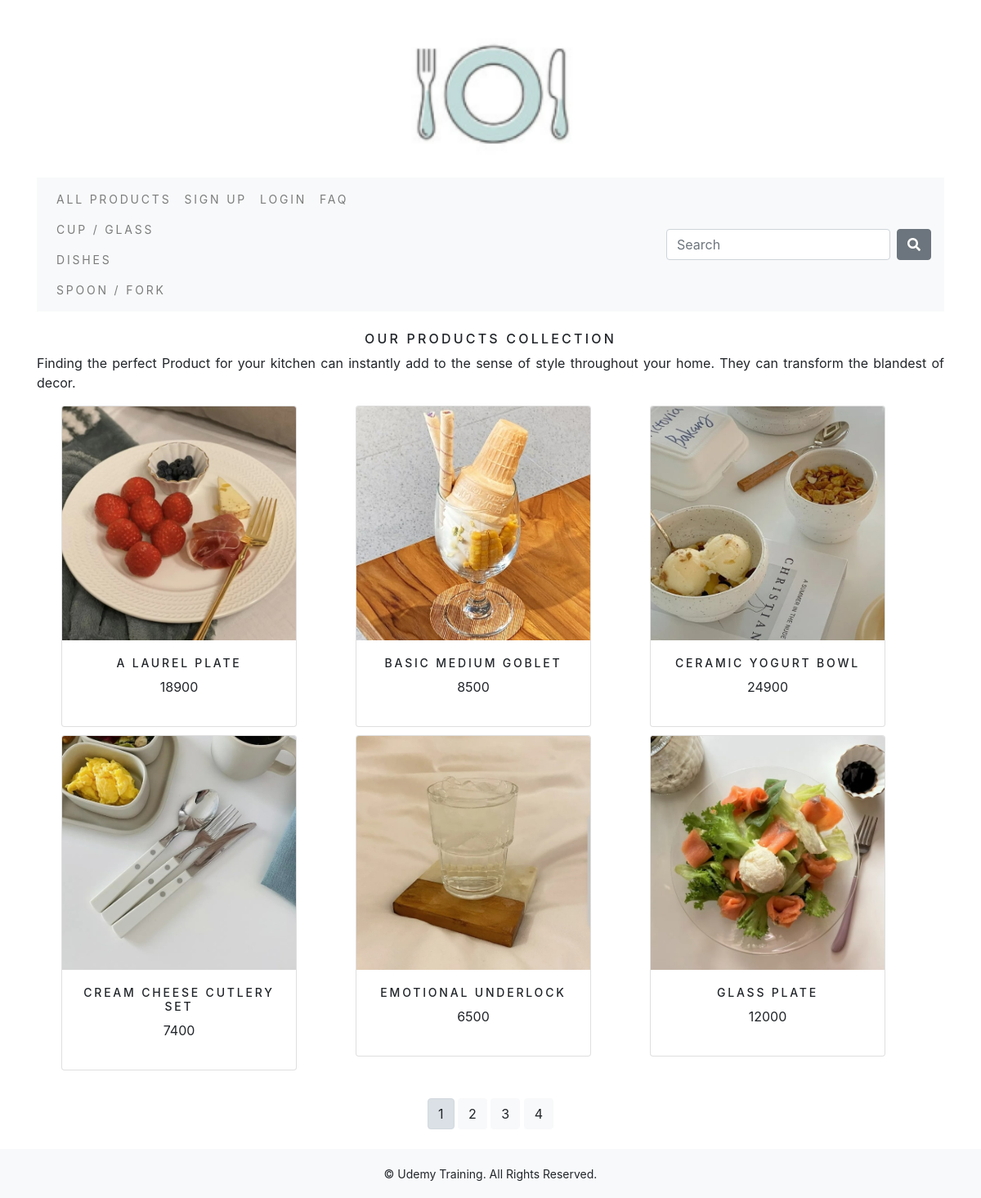
The app's page /shop/ with its own data.
### shop/models.py (models this page shows, shortened)
class Category(models.Model) :
    name = models.CharField(max_length=250, unique=True)
    slug = models.SlugField(max_length=250, unique=True)
    class Meta :
        ordering = ('name',)
        verbose_name = 'category'
        verbose_name_plural = 'categories'
    def get_url(self) :
        return reverse('shop:products_by_category', args = [self.slug])

class Product(models.Model) :
    name = models.CharField(max_length=250, unique=True)
    slug = models.SlugField(max_length=250, unique=True)
    description = models.TextField(blank = True)
    category = models.ForeignKey(Category, on_delete = models.CASCADE)
    price = models.DecimalField(max_digits=10, decimal_places=0)
    image = models.ImageField(upload_to = 'product', blank = True)
    class Meta :
        ordering = ('name',)
        verbose_name = 'product'
        verbose_name_plural = 'products'
    def get_url(self) :
        return reverse('shop:ProdCatDetail', args = [self.category.slug, self.slug])

### shop/views.py (the view)
# urls.py: path('', views.allProdCat, name = 'allProdCat'),
def allProdCat(request, c_slug = None) :
    c_page = None;
    products_list = None;
    if c_slug != None :
        c_page = get_object_or_404(Category, slug = c_slug)
        products_list = Product.objects.filter(category = c_page)
    else :
        products_list = Product.objects.all()
    paginator = Paginator(products_list, 6)
    try :
        page = int(request.GET.get('page', 1))
    except :
        page = 1
    try :
        products = paginator.page(page)
    except(EmptyPage, InvalidPage) :
        produxts = paginator.page(paginator.num_pages)
    return render(request, 'shop/category.html', {'category' : c_page, 'products' : products})

### cart/context_processors.py (called while the page is built)
def counter(request) :
    item_count = 0
    if 'admin' in request.path :
        return {}
    else :
        try :
            cart = Cart.objects.filter(cart_id = _cart_id(request))
            cart_items = CartItem.objects.all().filter(cart=cart[:1])
            for cart_item in cart_items :
                item_count += cart_item.quantity
        except Cart.DoesNotExist :
            item_count = 0
    return dict(item_count = item_count)

### cart/views.py (called while the page is built)
def _cart_id(request) :
    cart = request.session.session_key
    if not cart :
        cart = request.session.create()
    return cart

### shop/context_processors.py (called while the page is built)
def menu_links(request) :
    links = Category.objects.all()
    return dict(links = links)

### templates/shop/category.html (shortened to what this page needs)
{% extends "base.html" %}
{% load static %}
{% block metadescription %}
    Welcome to the PLATE-STUDIO where you can buy awesome items.
{% endblock %}
{% block content %}
    <div>
        <div>
            <h1 class="text-center my_title">Our Products Collection</h1>
            <p class="text-justify">Finding the perfect Product for your kitchen can instantly add to the sense of style throughout your home.
                They can transform the blandest of decor.</p>
        </div>
    </div>
    <div class="container">
        <div class="row mx-auto">
            {% for product in products.object_list %}
            <div class="my_bottom_margin col-9 col-sm-6 col-md-4 col-lg-4">
                <div class="card text-center" style="width: 18rem;">
                    <a href = "{{product.get_url}}"><img class="card-img-top my_image" src = "{{product.image.url}}" alt = "{{product.name}}"></a>
                    <div class="card-body">
                        <h4>{{product.name}}</h4>
                        <p>{{product.price}}</p>
                    </div>
                </div>
            </div>
            {% endfor %}
        </div>
        <div class="mx-auto">
            {% if products.paginator.num_pages > 1 %}
                <br>
                <div class="text-center">
                    {% for pg in products.paginator.page_range %}
                        <a href="?page={{pg}}" class="btn btn-light btn sm {% if products.number == pg %}active{% endif %}">{{pg}}</a>
                    {% endfor %}
                </div>
            {% endif %}
        </div>
        <br>
    </div>
{% endblock %}

### templates/navbar.html (shortened to what this page needs)
<nav class="navbar navbar-expand-lg navbar-light bg-light">
  <div class="collapse navbar-collapse" id="navbarSupportedContent">
    <ul class="navbar-nav mr-auto">
      <li class="nav-item">
        <a class="nav-link" href="{% url 'shop:allProdCat' %}">All Products</a>
        {% for cat in links %}
        <a class="nav-link" href="{{cat.get_url}}">{{cat.name}}</a>
        {% endfor %}
      </li>
      {% if not request.session.user %}
        <li class="nav-item">
          <a class="nav-link" href="{% url 'account:register' %}">Sign up</a>
        </li>
        <li class="nav-item">
          <a class="nav-link" href="{% url 'account:login' %}">Login</a>
        </li>
      {% else %}
        <li class="nav-item">
          <a class="nav-link" href="{% url 'account:logout' %}">Logout</a>
        </li>
      {% endif %}
      <li class="nav-item">
        <a class="nav-link" href = "{% url 'board:board_list' %}">FAQ</a>
      </li>
    </ul>
    <form class="form-inline my-2 my-lg-0" action="{% url 'search_app:searchResult' %}" method="get">
      <input class="form-control mr-sm-2" type="search" placeholder="Search" aria-label="Search" name = "q">
      <button class="btn btn-secondary my-2 my-sm-0" type="submit"><i class="fas fa-search"></i></button>
    </form>
  </div>
</nav>

### static/css/custom.css (style rules this page uses)
.nav-item { letter-spacing: .2em; font-size: 14px; text-transform: uppercase; }
.my_image { width: 100%; height: auto; }
.my_title { font-size: 16px; text-transform: uppercase; letter-spacing: .2em; }
.my_bottom_margin { margin-bottom: 10px; }
.card-body h4 { font-size: 14px; text-transform: uppercase; letter-spacing: .2em; }

### records on screen
Category: name "CUP / GLASS"
Category: name "DISHES"
Category: name "SPOON / FORK"
Product: image (picture), name "A LAUREL PLATE", price "18900"
Product: image (picture), name "BASIC MEDIUM GOBLET", price "8500"
Product: image (picture), name "CERAMIC YOGURT BOWL", price "24900"
Product: image (picture), name "CREAM CHEESE CUTLERY SET", price "7400"
Product: image (picture), name "EMOTIONAL UNDERLOCK", price "6500"
Product: image (picture), name "GLASS PLATE", price "12000"

### other values on screen
{{ pg }} "1" "2" "3" "4"
